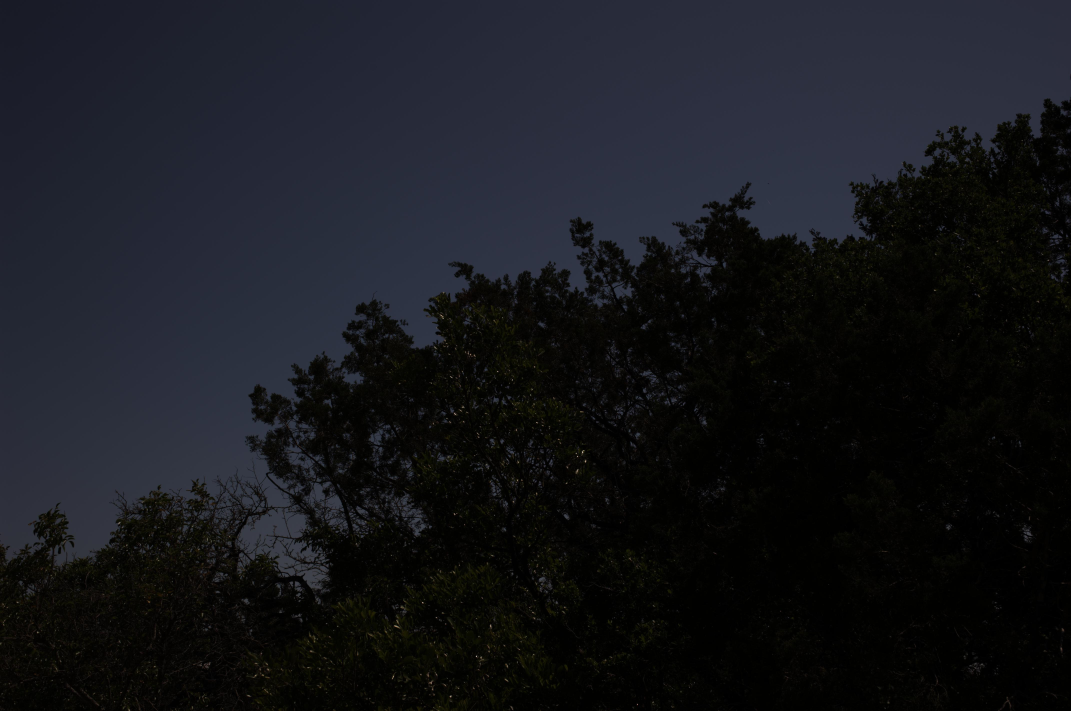
#> input picture train/test_images/cps201004281763.jpg, 4284 x 2844 px (shown at 1/4 size); its folder holds 5 pictures in this run
$ python recover_combine.py
#> lines starting #> are read from the running program, lines starting #| are printed output that depends on the picture
### train/lib/image_operation.py
#!/usr/bin/env python3
# -*- coding: utf-8 -*-
"""
Created on Fri Apr 17 11:17:35 2020

@author: haoqiwang
"""

import matplotlib.image as mpimg
import numpy as np
import matplotlib.pyplot as plt
import copy

from lib import csv_operation
from lib import pixel_operation

'''

show original image

Example:

from lib import image_operation

IMAGE_FOLDER='./image_database/'
image_name = 'natural_forest.jpg'

image_path=IMAGE_FOLDER+image_name

ori_image = image_operation.read_image(image_path)

'''


def read_image(image_path):
#> called with image_path = './test_images/cps201004281763.jpg'
    ori_image = mpimg.imread(image_path)
#> ori_image is the input picture: shape (2844, 4284, 3); mean R, G, B 22, 23.5, 28.6
    image = np.asarray(ori_image).astype(np.int32)
    plt.imshow(image)
    plt.xticks([])
    plt.yticks([])
    return image


'''

remove one color

Example:

from lib import image_operation

IMAGE_FOLDER='./image_database/'
image_name = 'natural_forest.jpg'

image_path=IMAGE_FOLDER+image_name

#remove red
ori_image = image_operation.read_image(image_path)

image_remove_red=image_operation.remove_red(ori_image)

#remove green
ori_image = image_operation.read_image(image_path)

image_remove_green=image_operation.remove_green(ori_image)

#remove blue
ori_image = image_operation.read_image(image_path)

image_remove_blue=image_operation.remove_blue(ori_image)

'''


def remove_red(image):
    image_remove_red = copy.deepcopy(image)
    image_remove_red[:, :, 0] = 0
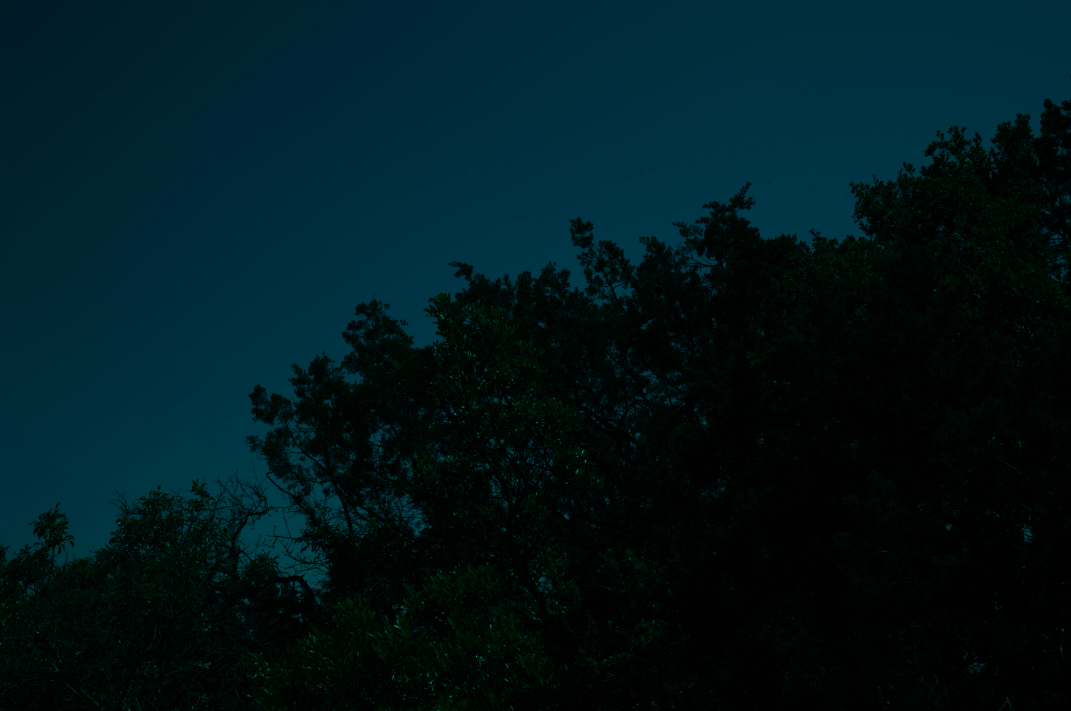
#> image_remove_red: shape (2844, 4284, 3) int32 (shown at 1/4 size); mean R, G, B 0, 23.5, 28.6
    plt.imshow(image_remove_red)
    plt.xticks([])
    plt.yticks([])
    return image_remove_red


# [16 lines left out: functions remove_green, remove_blue, not called in this run]


'''

remove color and recover color

Example:

from lib import image_operation

IMAGE_FOLDER='./image_database/'
image_name = 'natural_forest.jpg'

image_path=IMAGE_FOLDER+image_name

#remove and recover red
ori_image = image_operation.read_image(image_path)

image_remove_red=image_operation.remove_red(ori_image)

image_recover_red=image_operation.recover_red(image_remove_red)

#remove and recover green
ori_image = image_operation.read_image(image_path)

image_remove_green=image_operation.remove_green(ori_image)

image_recover_green=image_operation.recover_green(image_remove_green)

#remove and recover blue
ori_image = image_operation.read_image(image_path)

image_remove_blue=image_operation.remove_blue(ori_image)

image_recover_blue=image_operation.recover_blue(image_remove_blue)

'''


def recover_red(image_remove_red):
    RG_matrix, RG_record_matrix, RB_matrix, RB_record_matrix, GB_matrix, GB_record_matrix = csv_operation.import_csv()

    image_recover_red = copy.deepcopy(image_remove_red)

    image_size = image_remove_red.shape

    # num_channel = image_size[2]
    num_row = image_size[0]  # how many rows
    num_column = image_size[1]  # how many columns

    # initialize recoverd_red to store
    recovered_red = np.zeros((num_row, num_column), dtype=np.int32)
    # for now, we recover the image except edge
    for i in np.arange(1, num_row - 1):
        for j in np.arange(1, num_column - 1):
            green_value = image_remove_red[i, j, 1]
            blue_value = image_remove_red[i, j, 2]

            green_contrast = pixel_operation.rms_contrast(image_remove_red, i, j, 1)
            blue_contrast = pixel_operation.rms_contrast(image_remove_red, i, j, 2)

            green_blue_contrast_mean = (green_contrast + blue_contrast) / 2

            GB_matrix_index = pixel_operation.contrast_index(green_blue_contrast_mean)

            recovered_red[i, j] = GB_matrix[blue_value, green_value, GB_matrix_index]

    image_recover_red[:, :, 0] = recovered_red

    plt.imshow(image_recover_red)
    plt.xticks([])
    plt.yticks([])

    return image_recover_red


# [72 lines left out: functions recover_green, recover_blue, not called in this run]


'''

compare original image and recovered image

Example:

from lib import image_operation


IMAGE_FOLDER = './image_database/'
image_name = 'natural_forest.jpg'
image_path = IMAGE_FOLDER + image_name

ori_image = image_operation.read_image(image_path)
image_remove_blue = image_operation.remove_blue(ori_image)
image_recover_blue = image_operation.recover_blue(image_remove_blue)

mse_blue = image_operation.compare_image(ori_image,image_recover_blue)


ori_image = image_operation.read_image(image_path)
image_remove_red = image_operation.remove_red(ori_image)
image_recover_red = image_operation.recover_red(image_remove_red)

mse_red = image_operation.compare_image(ori_image,image_recover_red)


ori_image = image_operation.read_image(image_path)
image_remove_green = image_operation.remove_green(ori_image)
image_recover_green = image_operation.recover_green(image_remove_green)

mse_green = image_operation.compare_image(ori_image,image_recover_green)

'''


# [12 lines left out: function compare_image, not called in this run]


'''

recover image without considering contrast

Example:

from lib import image_operation


IMAGE_FOLDER = './image_database/'
image_name = 'natural_forest.jpg'

image_path = IMAGE_FOLDER + image_name

#red
ori_image = image_operation.read_image(image_path)
image_remove_red = image_operation.remove_red(ori_image)

image_recover_red=image_operation.recover_red(image_remove_red)
image_recover_red_no_contrast=image_operation.recover_red_no_contrast(image_remove_red)

mse_red = image_operation.compare_image(ori_image,image_recover_red)
mse_red_no_contrast = image_operation.compare_image(ori_image,image_recover_red_no_contrast)

#green
ori_image = image_operation.read_image(image_path)
image_remove_green = image_operation.remove_green(ori_image)

image_recover_green = image_operation.recover_green(image_remove_green)
image_recover_green_no_contrast = image_operation.recover_green_no_contrast(image_remove_green)

mse_green = image_operation.compare_image(ori_image,image_recover_green)
mse_green_no_contrast = image_operation.compare_image(ori_image,image_recover_green_no_contrast)

#blue
ori_image = image_operation.read_image(image_path)
image_remove_blue = image_operation.remove_blue(ori_image)

image_recover_blue = image_operation.recover_blue(image_remove_blue)
image_recover_blue_no_contrast = image_operation.recover_blue_no_contrast(image_remove_blue)

mse_blue = image_operation.compare_image(ori_image,image_recover_blue)
mse_blue_no_contrast = image_operation.compare_image(ori_image,image_recover_blue_no_contrast)

'''


# [82 lines left out: functions recover_red_no_contrast, recover_green_no_contrast, recover_blue_no_contrast, not called in this run]


'''

gamma transform, make the image bright to view

Example:

from lib import image_operation

img_gamma2=image_operation.gamma2_transform(image_recover_blue_no_contrast)

'''


# [10 lines left out: function gamma2_transform, not called in this run]

### train/lib/csv_operation.py
#!/usr/bin/env python3
# -*- coding: utf-8 -*-
"""
Created on Thu Apr 16 22:57:18 2020

@author: haoqiwang
"""

import os
import pandas as pd
import numpy as np

'''
import all csv files

Example:

from lib import csv_operation

RG_matrix,RG_record_matrix,RB_matrix,RB_record_matrix,GB_matrix,GB_record_matrix=csv_operation.import_csv()

'''


def import_csv():
    # csv location
    CSV_FOLDER = './train_database/'
    # get names for all images
#> (the run stopped early here; a loop or call above may not have finished)
